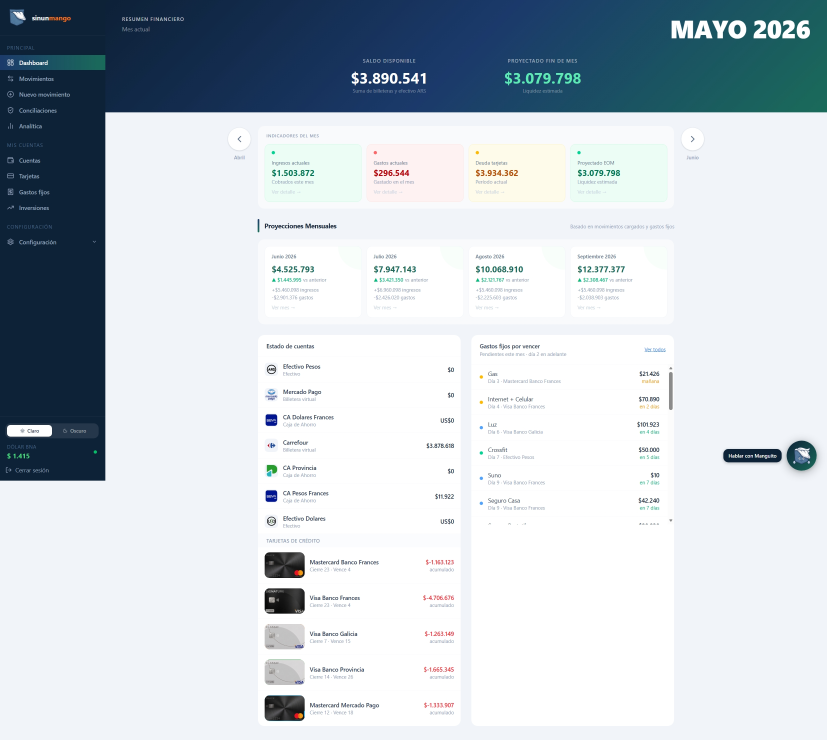
#> input picture landing/capturas de pantalla/Captura de pantalla_2-5-2026_154737_app.sinunmango.com.ar.jpeg, 2480 x 2219 px (shown at 1/3 size)
$ python -i strip_chatbot.py   (imports and definitions only)
#> lines starting #> are read from the running program, lines starting #| are printed output that depends on the picture
"""
Pisa el chatbot flotante de Manguito ("Hablar con Manguito" + avatar) en
cada captura del app. Detección automática: busca en la franja derecha
de la imagen la fila con un cluster de pixeles oscuros sobre fondo claro.

Uso:
    python scripts/strip_chatbot.py [--dry-run]

Hace BACKUP en .screenshots-originals/ antes de pisar (idempotente: en
ejecuciones siguientes restaura desde el backup primero).
"""

import sys
import shutil
from pathlib import Path
from PIL import Image, ImageDraw

ROOT = Path(__file__).resolve().parent.parent / "public" / "screenshots"
BACKUP = ROOT.parent / ".screenshots-originals"

KEEP = {"manguito-chat.jpg"}
ONBOARDING_PREFIX = "onb-"


def detect_chatbot_band(img):
    """Devuelve (y_top, y_bottom) de la banda donde está el chatbot, o
    None si no se detecta."""
    w, h = img.size
    band_left = int(w * 0.85)

    strip = img.crop((band_left, 0, w, h)).convert("L")
    sw, sh = strip.size
    px = strip.load()

    row_brights = []
    for y in range(sh):
        s = 0
        for x in range(sw):
            s += px[x, y]
        row_brights.append(s / sw)

    median = sorted(row_brights)[sh // 2]
    threshold = median - 60
    dark = [b < threshold for b in row_brights]

    if not any(dark):
        return None

    best_start = -1
    best_end = -1
    best_len = 0
    cur_start = -1
    for y, d in enumerate(dark):
        if d:
            if cur_start == -1:
                cur_start = y
        else:
            if cur_start != -1:
                cur_len = y - cur_start
                if cur_len > best_len:
                    best_len = cur_len
                    best_start = cur_start
                    best_end = y - 1
                cur_start = -1
    if cur_start != -1:
        cur_len = sh - cur_start
        if cur_len > best_len:
            best_len = cur_len
            best_start = cur_start
            best_end = sh - 1

    pad = max(int(h * 0.015), 12)
    return (max(0, best_start - pad), min(h - 1, best_end + pad))


def sample_bg_color(img, x, y):
    """Promedio de un parche 20x20 centrado en (x,y)."""
    box = img.crop((x - 10, y - 10, x + 10, y + 10))
    bands = box.split()[:3]
    return tuple(int(b.resize((1, 1)).getpixel((0, 0))) for b in bands)


def strip_chatbot(path, dry_run=False):
#> called with dry_run = False
    with Image.open(path) as img:
#> img is the input picture: PIL image 2480x2219 RGB; mean R, G, B 196, 204.6, 211.9
        img = img.convert("RGB")
        w, h = img.size
#> w = 2480; h = 2219

        band = detect_chatbot_band(img)
#> in detect_chatbot_band, `strip = img.crop((band_left, 0, w, h)).convert("L")`:
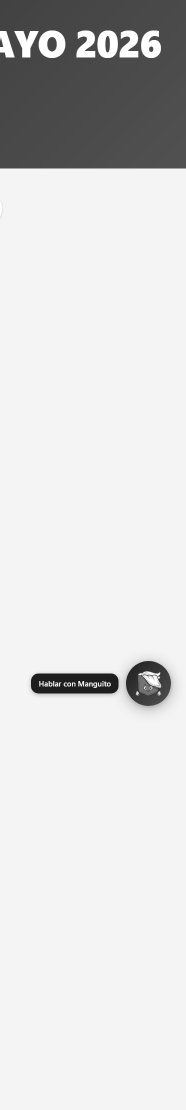
#> strip: PIL image 372x2219 L (shown at 1/2 size); min 27, max 255, mean 217.3
#> after the loop in detect_chatbot_band, `for y in range(sh):`: row_brights = 2219 values, max 244 at index 417, min 69.7 at index 0, mean 217.3
#> in detect_chatbot_band, `median = sorted(row_brights)[sh // 2]`: median = 244
#> in detect_chatbot_band, `threshold = median - 60`: threshold = 184
#> in detect_chatbot_band, `dark = [b < threshold for b in row_brights]`: dark = 2219 items, first 6: True, True, True, True, True, True
#> the loop in detect_chatbot_band, `for y, d in enumerate(dark):` made 2219 passes
#> (cur_len, best_len, best_start, best_end, cur_start) on passes 105, 338: (104, 104, 0, 103, -1), (232, 232, 105, 336, -1)
#> (cur_len, cur_start) on pass 1388: (40, -1)
#> after the loop in detect_chatbot_band, `for y, d in enumerate(dark):`: best_end = 336; best_len = 232; best_start = 105; cur_len = 40; cur_start = -1
#> band = (72, 369)
        if band is None:
            return "no-chatbot-detected"

        y_top, y_bot = band
#> y_top = 72; y_bot = 369
        ow = int(w * 0.18)
#> ow = 446
        margin = int(w * 0.005)
#> margin = 12
        x1 = w - ow - margin
#> x1 = 2022
        x2 = w - margin
#> x2 = 2468
        y1 = y_top
#> y1 = 72
        y2 = y_bot
#> y2 = 369

        sample_x = max(int(w * 0.5), x1 - 80)
#> sample_x = 1942
        sample_y = (y1 + y2) // 2
#> sample_y = 220
        bg = sample_bg_color(img, sample_x, sample_y)
#> in sample_bg_color, `box = img.crop((x - 10, y - 10, x + 10, y + 10))`:
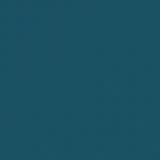
#> box: PIL image 20x20 RGB (shown 8 times larger); mean R, G, B 26.1, 81.8, 98.9
#> bg = (26, 82, 99)

        if dry_run:
            return "would paint %d,%d -> %d,%d (bg=%s)" % (x1, y1, x2, y2, bg)

        draw = ImageDraw.Draw(img)
        draw.rectangle([x1, y1, x2, y2], fill=bg)
        img.save(path, "JPEG", quality=88, optimize=True)
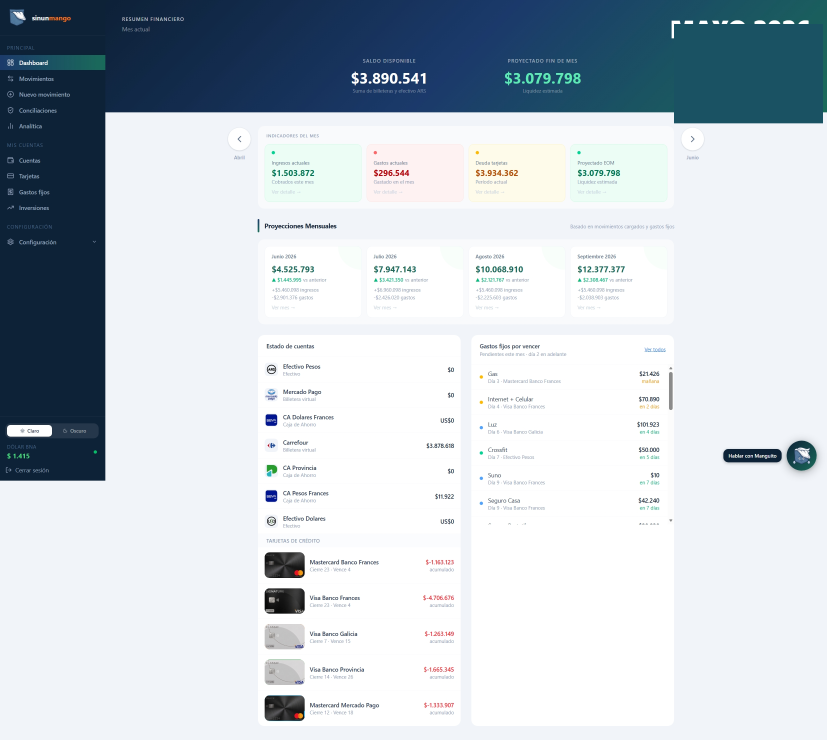
#> saved as Captura de pantalla_2-5-2026_154737_app.sinunmango.com.ar.jpeg: PIL image 2480x2219 RGB (shown at 1/3 size); mean R, G, B 194.9, 203.6, 211.2
        return "painted %dx%d @ y=%d-%d (bg=%s)" % (x2 - x1, y2 - y1, y1, y2, bg)


def main():
    print("ROOT:", ROOT, flush=True)
    dry_run = "--dry-run" in sys.argv

    if not BACKUP.exists():
        BACKUP.mkdir(parents=True)
        for src in ROOT.glob("*.jpg"):
            shutil.copy2(src, BACKUP / src.name)
        print("Backup creado en", BACKUP, flush=True)

    if not dry_run:
        for backup_file in BACKUP.glob("*.jpg"):
            target = ROOT / backup_file.name
            if target.exists():
                shutil.copy2(backup_file, target)

    processed = []
    skipped = []
    for path in sorted(ROOT.glob("*.jpg")):
        name = path.name
        if name in KEEP or name.startswith(ONBOARDING_PREFIX):
            skipped.append(name)
            continue
        result = strip_chatbot(path, dry_run=dry_run)
        processed.append((name, result))

    print("Procesadas (%d):" % len(processed), flush=True)
    for n, r in processed:
        print("  +", n, "-", r, flush=True)
    if skipped:
        print("Saltadas (%d):" % len(skipped), flush=True)
        for n in skipped:
            print("  -", n, flush=True)


# [2 lines not run here, left out]

>>> result = strip_chatbot('../capturas de pantalla/Captura de pantalla_2-5-2026_154737_app.sinunmango.com.ar.jpeg')

$ run again, on landing/capturas de pantalla/Captura de pantalla_2-5-2026_154835_app.sinunmango.com.ar.jpeg
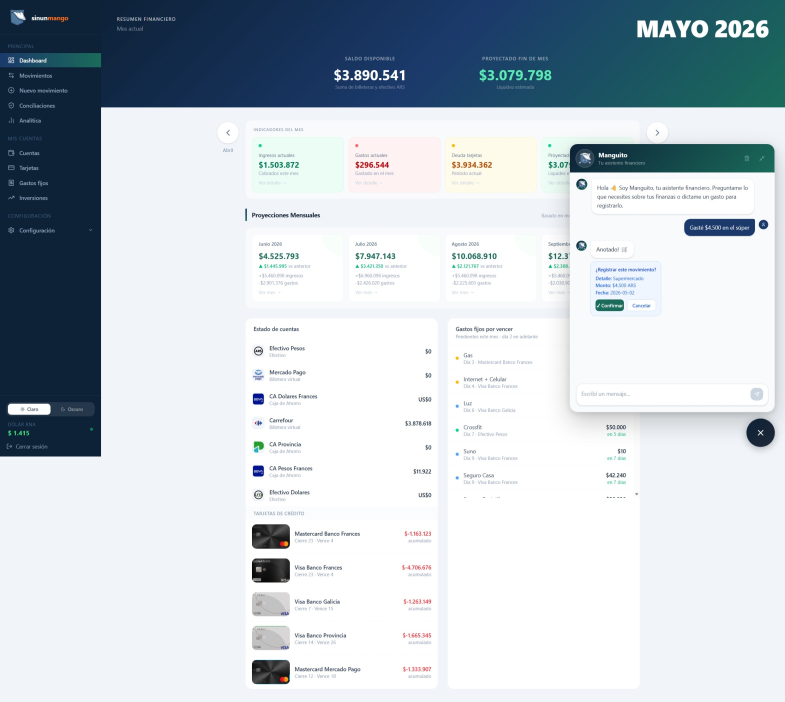
#> input picture landing/capturas de pantalla/Captura de pantalla_2-5-2026_154835_app.sinunmango.com.ar.jpeg, 2353 x 2104 px (shown at 1/3 size)
#> in strip_chatbot, img is the input picture: PIL image 2353x2104 RGB; mean R, G, B 192.8, 201.8, 209.2
#> in detect_chatbot_band, `strip = img.crop((band_left, 0, w, h)).convert("L")`:
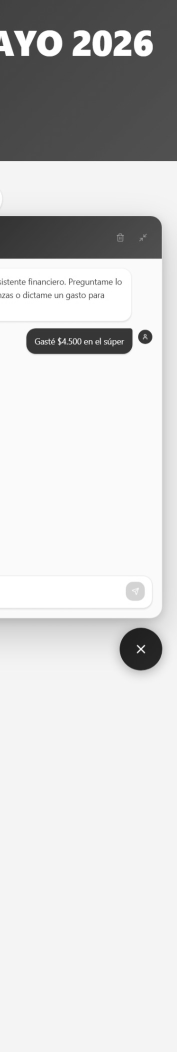
#> strip: PIL image 353x2104 L (shown at 1/2 size); min 25, max 255, mean 209.2
#> after the loop in detect_chatbot_band, `for y in range(sh):`: row_brights = 2104 values, max 251.9 at index 1205, min 69.62 at index 0, mean 209.2
#> median = 244
#> threshold = 184
#> dark = 2104 items, first 6: True, True, True, True, True, True
#> the loop in detect_chatbot_band, `for y, d in enumerate(dark):` made 2104 passes
#> (cur_len, best_len, best_start, best_end, cur_start) on passes 102, 323: (101, 101, 0, 100, -1), (220, 220, 102, 321, -1)
#> after the loop in detect_chatbot_band, `for y, d in enumerate(dark):`: best_end = 321; best_len = 220; best_start = 102; cur_len = 10; cur_start = -1
#> band = (71, 352)
#> y_top = 71; y_bot = 352
#> y1 = 71
#> y2 = 352
#> sample_y = 211
#> bg = (27, 81, 99)
#> in strip_chatbot, `img.save(path, "JPEG", quality=88, optimize=True)`:
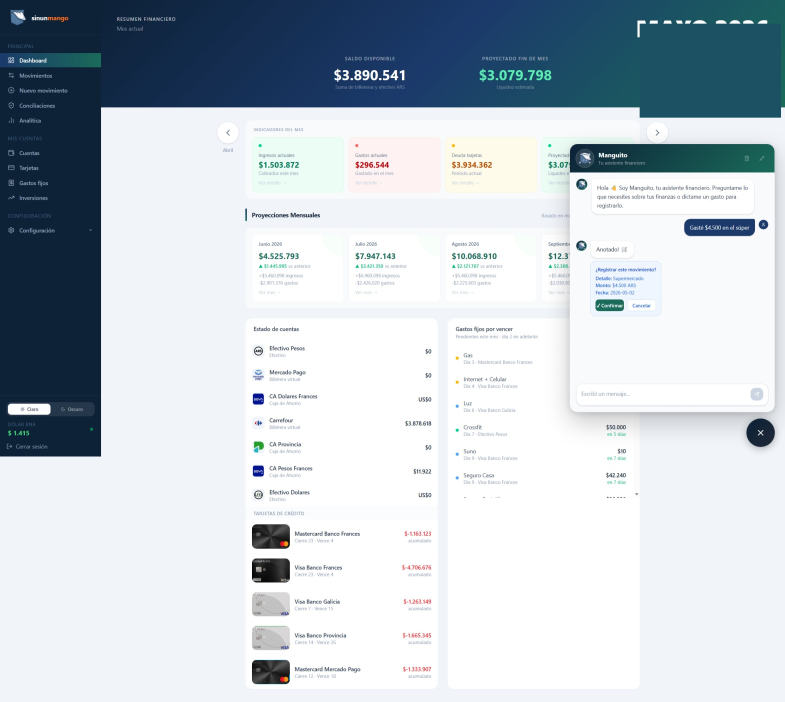
#> saved as Captura de pantalla_2-5-2026_154835_app.sinunmango.com.ar.jpeg: PIL image 2353x2104 RGB (shown at 1/3 size); mean R, G, B 191.8, 200.8, 208.5
